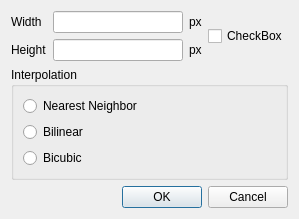
<?xml version="1.0" encoding="UTF-8"?>
<ui version="4.0">
 <class>ResizeDialog</class>
 <widget class="QDialog" name="ResizeDialog">
  <property name="geometry">
   <rect>
    <x>0</x>
    <y>0</y>
    <width>299</width>
    <height>203</height>
   </rect>
  </property>
  <property name="windowTitle">
   <string>Dialog</string>
  </property>
  <layout class="QVBoxLayout" name="verticalLayout">
   <item>
    <layout class="QHBoxLayout" name="horizontalLayout_2">
     <item>
      <layout class="QGridLayout" name="gridLayout">
       <item row="0" column="0">
        <widget class="QLabel" name="label">
         <property name="text">
          <string>Width</string>
         </property>
        </widget>
       </item>
       <item row="0" column="1">
        <widget class="QLineEdit" name="lineEdit_width"/>
       </item>
       <item row="1" column="0">
        <widget class="QLabel" name="label_2">
         <property name="text">
          <string>Height</string>
         </property>
        </widget>
       </item>
       <item row="1" column="1">
        <widget class="QLineEdit" name="lineEdit_height"/>
       </item>
       <item row="0" column="2">
        <widget class="QLabel" name="label_3">
         <property name="text">
          <string>px</string>
         </property>
        </widget>
       </item>
       <item row="1" column="2">
        <widget class="QLabel" name="label_4">
         <property name="text">
          <string>px</string>
         </property>
        </widget>
       </item>
      </layout>
     </item>
     <item>
      <widget class="QCheckBox" name="checkBox_sync">
       <property name="text">
        <string>CheckBox</string>
       </property>
      </widget>
     </item>
    </layout>
   </item>
   <item>
    <widget class="QGroupBox" name="groupBox">
     <property name="title">
      <string>Interpolation</string>
     </property>
     <layout class="QVBoxLayout" name="verticalLayout_2">
      <item>
       <widget class="QRadioButton" name="radioButton_nearest_neighbor">
        <property name="text">
         <string>Nearest Neighbor</string>
        </property>
       </widget>
      </item>
      <item>
       <widget class="QRadioButton" name="radioButton_bilinear">
        <property name="text">
         <string>Bilinear</string>
        </property>
       </widget>
      </item>
      <item>
       <widget class="QRadioButton" name="radioButton_bicubic">
        <property name="text">
         <string>Bicubic</string>
        </property>
       </widget>
      </item>
     </layout>
    </widget>
   </item>
   <item>
    <spacer name="verticalSpacer">
     <property name="orientation">
      <enum>Qt::Vertical</enum>
     </property>
     <property name="sizeHint" stdset="0">
      <size>
       <width>20</width>
       <height>40</height>
      </size>
     </property>
    </spacer>
   </item>
   <item>
    <layout class="QHBoxLayout" name="horizontalLayout">
     <item>
      <spacer name="horizontalSpacer">
       <property name="orientation">
        <enum>Qt::Horizontal</enum>
       </property>
       <property name="sizeHint" stdset="0">
        <size>
         <width>40</width>
         <height>20</height>
        </size>
       </property>
      </spacer>
     </item>
     <item>
      <widget class="QPushButton" name="pushButton">
       <property name="text">
        <string>OK</string>
       </property>
      </widget>
     </item>
     <item>
      <widget class="QPushButton" name="pushButton_2">
       <property name="text">
        <string>Cancel</string>
       </property>
      </widget>
     </item>
    </layout>
   </item>
  </layout>
 </widget>
 <resources/>
 <connections>
  <connection>
   <sender>pushButton</sender>
   <signal>clicked()</signal>
   <receiver>ResizeDialog</receiver>
   <slot>accept()</slot>
   <hints>
    <hint type="sourcelabel">
     <x>103</x>
     <y>83</y>
    </hint>
    <hint type="destinationlabel">
     <x>103</x>
     <y>117</y>
    </hint>
   </hints>
  </connection>
  <connection>
   <sender>pushButton_2</sender>
   <signal>clicked()</signal>
   <receiver>ResizeDialog</receiver>
   <slot>reject()</slot>
   <hints>
    <hint type="sourcelabel">
     <x>182</x>
     <y>83</y>
    </hint>
    <hint type="destinationlabel">
     <x>176</x>
     <y>130</y>
    </hint>
   </hints>
  </connection>
 </connections>
</ui>
